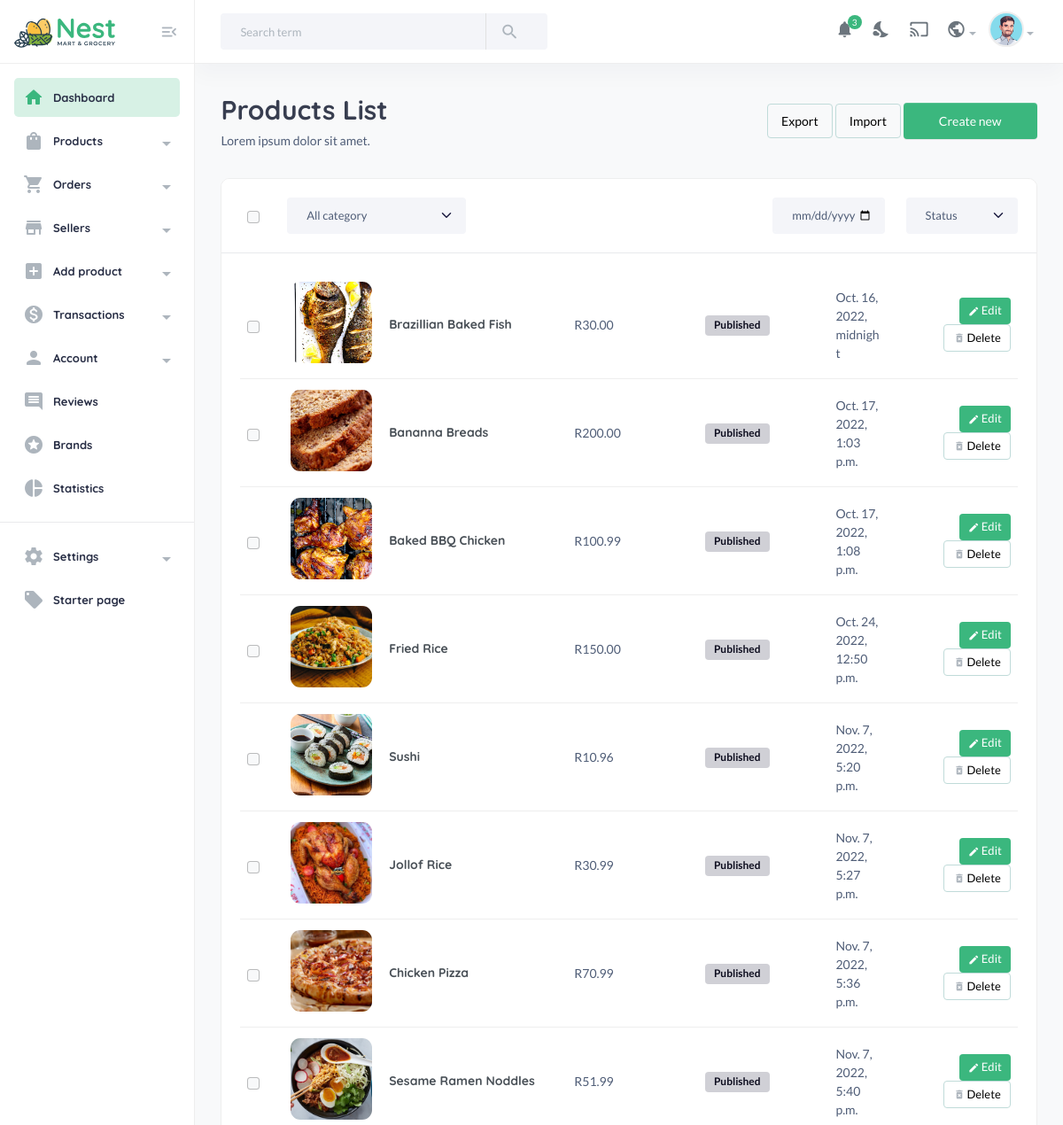
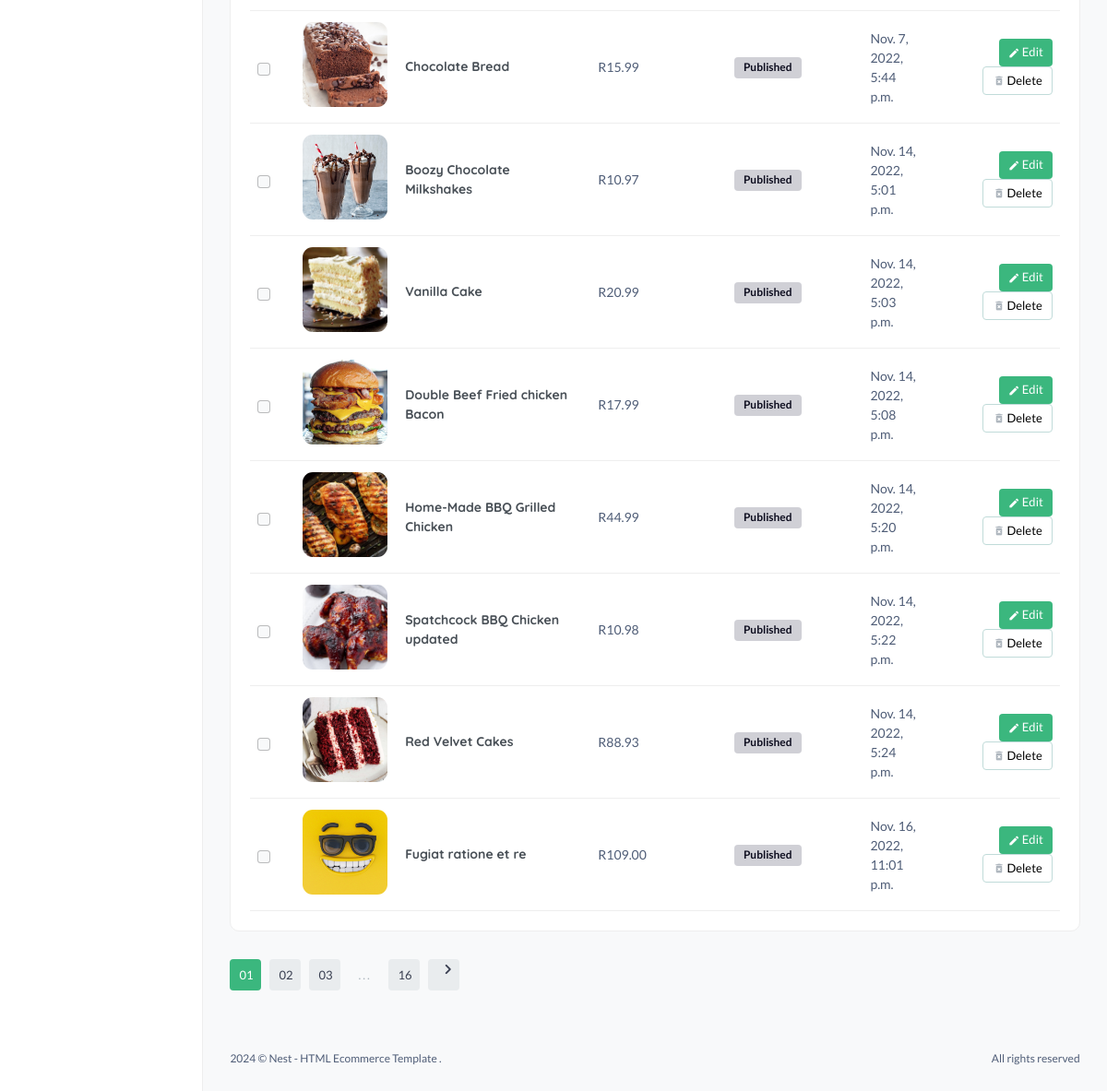
/useradmin/products/, run on the app's committed database (2 pictures, top to bottom).
### core/models.py (models this page shows, shortened)
class Product(models.Model):
    pid = ShortUUIDField(unique=True, length=10,
                         max_length=20, alphabet="abcdefgh12345")
    user = models.ForeignKey(User, on_delete=models.SET_NULL, null=True)
    category = models.ForeignKey(
        Category, on_delete=models.SET_NULL, null=True, related_name="category")
    vendor = models.ForeignKey(
        Vendor, on_delete=models.SET_NULL, null=True, related_name="product")
    title = models.CharField(max_length=100, default="Fresh Pear")
    image = models.ImageField(
        upload_to=user_directory_path, default="product.jpg")
    description = CKEditor5Field(config_name='extends', null=True, blank=True)
    price = models.DecimalField(
        max_digits=99999999999999, decimal_places=2, default="1.99")
    old_price = models.DecimalField(
        max_digits=99999999999999, decimal_places=2, default="2.99")
    specifications = CKEditor5Field(config_name='extends', null=True, blank=True)
    type = models.CharField(
        max_length=100, default="Organic", null=True, blank=True)
    stock_count = models.CharField(
        max_length=100, default="10", null=True, blank=True)
    life = models.CharField(
        max_length=100, default="100 Days", null=True, blank=True)
    mfd = models.DateTimeField(auto_now_add=False, null=True, blank=True)
    tags = TaggableManager(blank=True)
    product_status = models.CharField(
        choices=STATUS, max_length=10, default="in_review")
    status = models.BooleanField(default=True)
    in_stock = models.BooleanField(default=True)
    featured = models.BooleanField(default=False)
    digital = models.BooleanField(default=False)
    sku = ShortUUIDField(unique=True, length=4, max_length=10,
                         prefix="sku", alphabet="1234567890")
    date = models.DateTimeField(auto_now_add=True)
    updated = models.DateTimeField(null=True, blank=True)
    class Meta:
        verbose_name_plural = "Products"

### useradmin/views.py (the view)
# urls.py: path("products/", views.dashboard_products, name="dashboard-products"),
def dashboard_products(request):
    all_products = Product.objects.all()
    all_categories = Category.objects.all()
    context = {
        "all_products": all_products,
        "all_categories": all_categories,
    }
    return render(request, "useradmin/dashboard-products.html", context)

### core/context_processor.py (called while the page is built)
def default(request):
    categories = Category.objects.all()
    vendors = Vendor.objects.all()
    min_max_price = Product.objects.aggregate(Min("price"), Max("price"))
    if request.user.is_authenticated:
        try:
            wishlist = wishlist_model.objects.filter(user=request.user)
        except:
            messages.warning(request, "You need to login before accessing your wishlist.")
            wishlist = 0
    else:
        wishlist = 0
    try:
        address = Address.objects.get(user=request.user)
    except:
        address = None
    return {
        'categories':categories,
        'wishlist':wishlist,
        'address':address,
        'vendors':vendors,
        'min_max_price':min_max_price,
    }

### templates/useradmin/dashboard-products.html (shortened to what this page needs)
{% extends 'useradmin/base.html' %}
{% load static %}
{% load humanize %}
{% block content %}
<section class="content-main">
    <div class="content-header">
        <div>
            <h2 class="content-title card-title">Products List</h2>
            <p>Lorem ipsum dolor sit amet.</p>
        </div>
        <div>
            <a href="#" class="btn btn-light rounded font-md">Export</a>
            <a href="#" class="btn btn-light rounded font-md">Import</a>
            <a href="{% url 'useradmin:dashboard-add-products' %}" class="btn btn-primary btn-sm rounded">Create new</a>
        </div>
    </div>
    <div class="card mb-4">
        <header class="card-header">
            <div class="row align-items-center">
                <div class="col col-check flex-grow-0">
                    <div class="form-check ms-2">
                        <input class="form-check-input" type="checkbox" value="" />
                    </div>
                </div>
                <div class="col-md-3 col-12 me-auto mb-md-0 mb-3">
                    <select class="form-select">
                        <option selected>All category</option>
                    </select>
                </div>
                <div class="col-md-2 col-6">
                    <input type="date" value="02.05.2021" class="form-control" />
                </div>
                <div class="col-md-2 col-6">
                    <select class="form-select">
                        <option selected>Status</option>
                    </select>
                </div>
            </div>
        </header>
        <div class="card-body">
            {% for p in all_products %}
            <article class="itemlist">
                <div class="row align-items-center">
                    <div class="col col-check flex-grow-0">
                        <div class="form-check">
                            <input class="form-check-input" type="checkbox" />
                        </div>
                    </div>
                    <div class="col-lg-4 col-sm-4 col-8 flex-grow-1 col-name">
                        <a class="itemside" href="{% url 'core:product-detail' p.pid %}">
                            <div class="left">
                                <img src="{{p.image.url}}" style="width: 100px; height: 100px; object-fit: cover; border-radius: 15px;" class="img-sm img-thumbnail" alt="Item" />
                            </div>
                            <div class="info">
                                <h6 class="mb-0">{{p.title}}</h6>
                            </div>
                        </a>
                    </div>
                    <div class="col-lg-2 col-sm-2 col-4 col-price"><span>R{{p.price}}</span></div>
                    <div class="col-lg-2 col-sm-2 col-4 col-status">
                        <span class="badge  alert-dark">{{p.product_status|title}}</span>
                    </div>
                    <div class="col-lg-1 col-sm-2 col-4 col-date">
                        <span>{{p.date}}</span>
                    </div>
                    <div class="col-lg-2 col-sm-2 col-4 col-action text-end">
                        <a href="{% url 'useradmin:dashboard-edit-products'  p.pid %}" class="btn btn-sm font-sm rounded btn-brand"> <i class="material-icons md-edit"></i> Edit </a>
                        <a href="{% url 'useradmin:dashboard-delete-products' p.pid  %}" class="btn btn-sm font-sm btn-light rounded"> <i class="material-icons md-delete_forever"></i> Delete </a>
                    </div>
                </div>
            </article>
            {% endfor %}
        </div>
    </div>
    <div class="pagination-area mt-30 mb-50">
        <nav aria-label="Page navigation example">
            <ul class="pagination justify-content-start">
                <li class="page-item active"><a class="page-link" href="#">01</a></li>
                <li class="page-item"><a class="page-link" href="#">02</a></li>
                <li class="page-item"><a class="page-link" href="#">03</a></li>
                <li class="page-item"><a class="page-link dot" href="#">...</a></li>
                <li class="page-item"><a class="page-link" href="#">16</a></li>
                <li class="page-item">
                    <a class="page-link" href="#"><i class="material-icons md-chevron_right"></i></a>
                </li>
            </ul>
        </nav>
    </div>
</section>
{% endblock content %}

### templates/useradmin/base.html (shortened to what this page needs)
{% load static %}
<!DOCTYPE html>
<html lang="en">
<head>
    <link href="{% static 'assets2/css/main.css' %}" rel="stylesheet" type="text/css" />
</head>
<body>
    <aside class="navbar-aside" id="offcanvas_aside">
        <div class="aside-top">
            <a href="index.html" class="brand-wrap">
                    <img src="{% static 'assets2/imgs/theme/logo.svg' %}" class="logo" alt="Nest Dashboard" />
                </a>
            <div>
                <button class="btn btn-icon btn-aside-minimize"><i class="text-muted material-icons md-menu_open"></i></button>
            </div>
        </div>
        <nav>
            <ul class="menu-aside">
                <li class="menu-item active">
                    <a class="menu-link" href="index.html">
                            <i class="icon material-icons md-home"></i>
                            <span class="text">Dashboard</span>
                        </a>
                </li>
                <li class="menu-item has-submenu">
                    <a class="menu-link" href="{% url 'useradmin:dashboard-products' %}">
                        <i class="icon material-icons md-shopping_bag"></i>
                            <span class="text">Products</span>
                        </a>
                </li>
                <li class="menu-item has-submenu">
                    <a class="menu-link" href="page-orders-1.html">
                            <i class="icon material-icons md-shopping_cart"></i>
                            <span class="text">Orders</span>
                        </a>
                </li>
                <li class="menu-item has-submenu">
                    <a class="menu-link" href="page-sellers-cards.html">
                            <i class="icon material-icons md-store"></i>
                            <span class="text">Sellers</span>
                        </a>
                </li>
                <li class="menu-item has-submenu">
                    <a class="menu-link" href="{% url 'useradmin:dashboard-add-products' %}">
                            <i class="icon material-icons md-add_box"></i>
                            <span class="text">Add product</span>
                        </a>
                </li>
                <li class="menu-item has-submenu">
                    <a class="menu-link" href="page-transactions-1.html">
                            <i class="icon material-icons md-monetization_on"></i>
                            <span class="text">Transactions</span>
                        </a>
                </li>
                <li class="menu-item has-submenu">
                    <a class="menu-link" href="#">
                            <i class="icon material-icons md-person"></i>
                            <span class="text">Account</span>
                        </a>
                </li>
                <li class="menu-item">
                    <a class="menu-link" href="page-reviews.html">
                            <i class="icon material-icons md-comment"></i>
                            <span class="text">Reviews</span>
                        </a>
                </li>
                <li class="menu-item">
                    <a class="menu-link" href="page-brands.html"> <i class="icon material-icons md-stars"></i> <span class="text">Brands</span> </a>
                </li>
                <li class="menu-item">
                    <a class="menu-link" disabled href="#">
                            <i class="icon material-icons md-pie_chart"></i>
                            <span class="text">Statistics</span>
                        </a>
                </li>
            </ul>
            <hr />
            <ul class="menu-aside">
                <li class="menu-item has-submenu">
                    <a class="menu-link" href="#">
                            <i class="icon material-icons md-settings"></i>
                            <span class="text">Settings</span>
                        </a>
                </li>
                <li class="menu-item">
                    <a class="menu-link" href="page-blank.html">
                            <i class="icon material-icons md-local_offer"></i>
                            <span class="text"> Starter page </span>
                        </a>
                </li>
            </ul>
            <br />
            <br />
        </nav>
    </aside>
    <main class="main-wrap">
        <header class="main-header navbar">
            <div class="col-search">
                <form class="searchform">
                    <div class="input-group">
                        <input list="search_terms" type="text" class="form-control" placeholder="Search term" />
                        <button class="btn btn-light bg" type="button"><i class="material-icons md-search"></i></button>
                    </div>
                </form>
            </div>
            <div class="col-nav">
                <ul class="nav">
                    <li class="nav-item">
                        <a class="nav-link btn-icon" href="#">
                                <i class="material-icons md-notifications animation-shake"></i>
                                <span class="badge rounded-pill">3</span>
                            </a>
                    </li>
                    <li class="nav-item">
                        <a class="nav-link btn-icon darkmode" href="#"> <i class="material-icons md-nights_stay"></i> </a>
                    </li>
                    <li class="nav-item">
                        <a href="#" class="requestfullscreen nav-link btn-icon"><i class="material-icons md-cast"></i></a>
                    </li>
                    <li class="dropdown nav-item">
                        <a class="dropdown-toggle" data-bs-toggle="dropdown" href="#" id="dropdownLanguage" aria-expanded="false"><i class="material-icons md-public"></i></a>
                    </li>
                    <li class="dropdown nav-item">
                        <a class="dropdown-toggle" data-bs-toggle="dropdown" href="#" id="dropdownAccount" aria-expanded="false"> <img class="img-xs rounded-circle" src="{% static 'assets2/imgs/people/avatar-2.png' %}" alt="User" /></a>
                    </li>
                </ul>
            </div>
        </header>
        {% block content %}
        {% endblock content %}
        <footer class="main-footer font-xs">
            <div class="row pb-30 pt-15">
                <div class="col-sm-6">
                    &copy; Nest - HTML Ecommerce Template .
                </div>
                <div class="col-sm-6">
                    <div class="text-sm-end">All rights reserved</div>
                </div>
            </div>
        </footer>
    </main>
</body>
</html>

### data on the page
Product: image (picture), title "Brazillian Baked Fish", price "30.00", product_status "Published", date "Oct. 16, 2022, midnight"
Product: image (picture), title "Bananna Breads", price "200.00", product_status "Published", date "Oct. 17, 2022, 1:03 p.m."
Product: image (picture), title "Baked BBQ Chicken", price "100.99", product_status "Published", date "Oct. 17, 2022, 1:08 p.m."
Product: image (picture), title "Fried Rice", price "150.00", product_status "Published", date "Oct. 24, 2022, 12:50 p.m."
Product: image (picture), title "Sushi", price "10.96", product_status "Published", date "Nov. 7, 2022, 5:20 p.m."
Product: image (picture), title "Jollof Rice", price "30.99", product_status "Published", date "Nov. 7, 2022, 5:27 p.m."
Product: image (picture), title "Chicken Pizza", price "70.99", product_status "Published", date "Nov. 7, 2022, 5:36 p.m."
Product: image (picture), title "Sesame Ramen Noddles", price "51.99", product_status "Published", date "Nov. 7, 2022, 5:40 p.m."
Product: image (picture), title "Chocolate Bread", price "15.99", product_status "Published", date "Nov. 7, 2022, 5:44 p.m."
Product: image (picture), title "Boozy Chocolate Milkshakes", price "10.97", product_status "Published", date "Nov. 14, 2022, 5:01 p.m."
Product: image (picture), title "Vanilla Cake", price "20.99", product_status "Published", date "Nov. 14, 2022, 5:03 p.m."
Product: image (picture), title "Double Beef Fried chicken Bacon", price "17.99", product_status "Published", date "Nov. 14, 2022, 5:08 p.m."
Product: image (picture), title "Home-Made BBQ Grilled Chicken", price "44.99", product_status "Published", date "Nov. 14, 2022, 5:20 p.m."
Product: image (picture), title "Spatchcock BBQ Chicken updated", price "10.98", product_status "Published", date "Nov. 14, 2022, 5:22 p.m."
Product: image (picture), title "Red Velvet Cakes", price "88.93", product_status "Published", date "Nov. 14, 2022, 5:24 p.m."
Product: image (picture), title "Fugiat ratione et re", price "109.00", product_status "Published", date "Nov. 16, 2022, 11:01 p.m."
